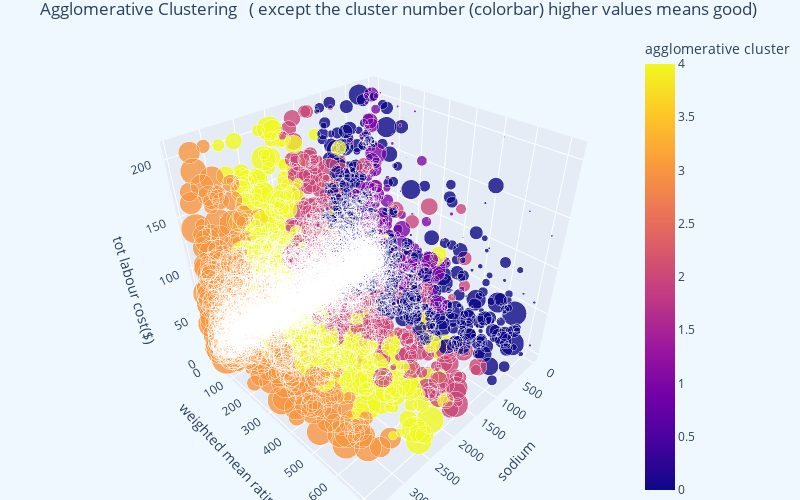

The code cell stored with this chart in its notebook:
### Code cell
# will do just one plot here 
import plotly.express as px
fig1 = px.scatter_3d(final_encoded_scaled__clustered_df, 
x = 'sodium',
y='weighted_mean_ratings',
z='tot_labour_cost($)',
color='agglomerative_cluster', 
opacity = 0.8, 
size='fat',
 size_max=30,
 labels={col:col.replace('_', ' ') for col in final_encoded_scaled__clustered_df.columns}
 )


fig1.update_layout(width=800, height=500,
paper_bgcolor = 'aliceblue',
title =f'Agglomerative Clustering \n\n( except the cluster number (colorbar) higher values means good)',
margin = dict(l=0,r=0,b=0,t=30 ),
coloraxis_colorbar_x=.85
        )
fig1.show()

### Figure 1 — Plotly figure (JSON) as saved in the notebook; plotly's stock layout.template omitted (floating-point values rounded to 4 significant figures; data arrays with more than 128 entries replaced by an {"elided": "..."} marker saying what was removed)
{"data": [{"hovertemplate": "sodium=%{x}<br>weighted mean ratings=%{y}<br>tot labour cost($)=%{z}<br>fat=%{marker.size}<br>agglomerative cluster=%{marker.color}<extra></extra>", "legendgroup": "", "marker": {"color": {"elided": "4636 int values"}, "coloraxis": "coloraxis", "opacity": 0.8, "size": {"elided": "4636 int values"}, "sizemode": "area", "sizeref": 0.5367, "symbol": "circle"}, "mode": "markers", "name": "", "scene": "scene", "showlegend": false, "type": "scatter3d", "x": {"elided": "4636 int values"}, "y": {"elided": "4636 int values"}, "z": {"elided": "4636 int values"}}], "layout": {"coloraxis": {"colorbar": {"title": {"text": "agglomerative cluster"}, "x": 0.85}, "colorscale": [[0, "#0d0887"], [0.1111, "#46039f"], [0.2222, "#7201a8"], [0.3333, "#9c179e"], [0.4444, "#bd3786"], [0.5556, "#d8576b"], [0.6667, "#ed7953"], [0.7778, "#fb9f3a"], [0.8889, "#fdca26"], [1, "#f0f921"]]}, "height": 500, "legend": {"itemsizing": "constant", "tracegroupgap": 0}, "margin": {"b": 0, "l": 0, "r": 0, "t": 30}, "paper_bgcolor": "aliceblue", "scene": {"domain": {"x": [0, 1], "y": [0, 1]}, "xaxis": {"title": {"text": "sodium"}}, "yaxis": {"title": {"text": "weighted mean ratings"}}, "zaxis": {"title": {"text": "tot labour cost($)"}}}, "title": {"text": "Agglomerative Clustering \n\n( except the cluster number (colorbar) higher values means good)"}, "width": 800}}
